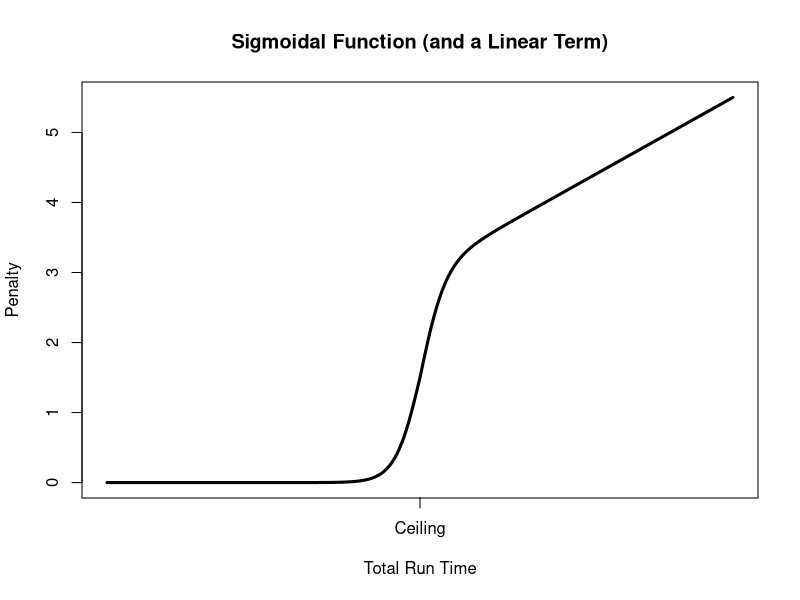
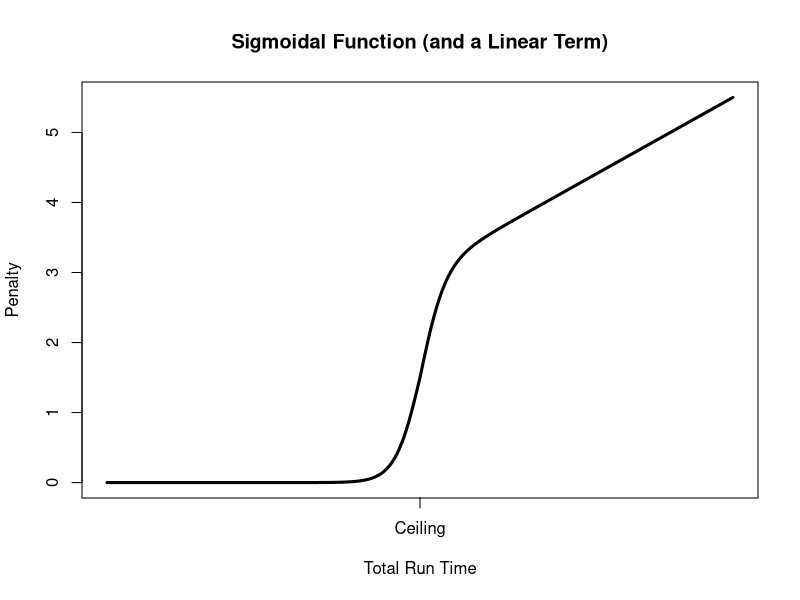
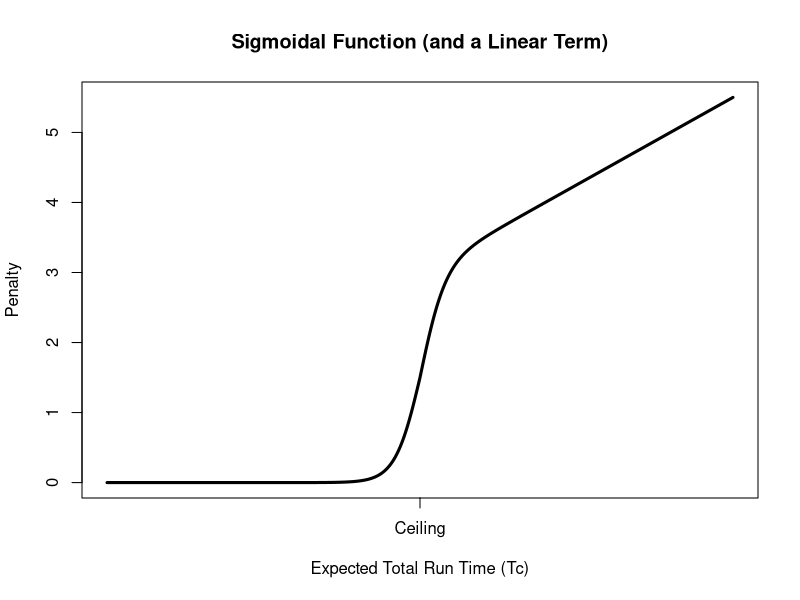

Here is the R script that generated these plots, in order:

# Section 6: Incorporating Run Time into Design ---------------------------

# Figure 20

# Functions ---------------------------------------------------------------

# Figure 20 ---------------------------------------------------------------

sig <- function(x,
                ceiling
){
  a <- 5 #5 or 10
  b <- 3
  c <- ceiling
  d <- 0.5
  if (x<=c){
    sigmoidal <- b/(1+exp(-a*(x-c)))
  }
  if (x>c){
    sigmoidal <- b/(1+exp(-a*(x-c))) + d*x - d*c
  }
  return(sigmoidal)
}
x <- seq(0,10,by=0.01)
# plot(x,sapply(x,FUN=sig,ceiling=5),
#      type="l",
#      lwd=3,
#      xlab="Total Run Time",
#      ylab="Penalty",
#      )


#png(file="sigmoidal.png",width=2150,height=1315,res=200)
plot(x,sapply(x,FUN=sig,ceiling=5),
     type="l",
     lwd=3,
     xlab="Total Run Time",
     ylab="Penalty",
     xaxt = "n",
     main = "Sigmoidal Function (and a Linear Term)"
)

axis(1, at = c(5),
     labels = c("Ceiling"))

#dev.off()


#larger margins for poster/presentation
#png(file="sigmoidal_larger_margins.png",width=1612.5,height=986.25,res=200)
plot(x,sapply(x,FUN=sig,ceiling=5),
     type="l",
     lwd=3,
     xlab="Total Run Time",
     ylab="Penalty",
     xaxt = "n",
     main = "Sigmoidal Function (and a Linear Term)"
)

axis(1, at = c(5),
     labels = c("Ceiling"))

#dev.off()


#larger margins for poster/presentation
#changed x axis label
#png(file="new_sigmoidal_larger_margins.png",width=1612.5,height=986.25,res=200)
plot(x,sapply(x,FUN=sig,ceiling=5),
     type="l",
     lwd=3,
     xlab="Expected Total Run Time (Tc)",
     ylab="Penalty",
     xaxt = "n",
     main = "Sigmoidal Function (and a Linear Term)"
)

axis(1, at = c(5),
     labels = c("Ceiling"))

#dev.off()


# End of Section 6 --------------------------------------------------------
